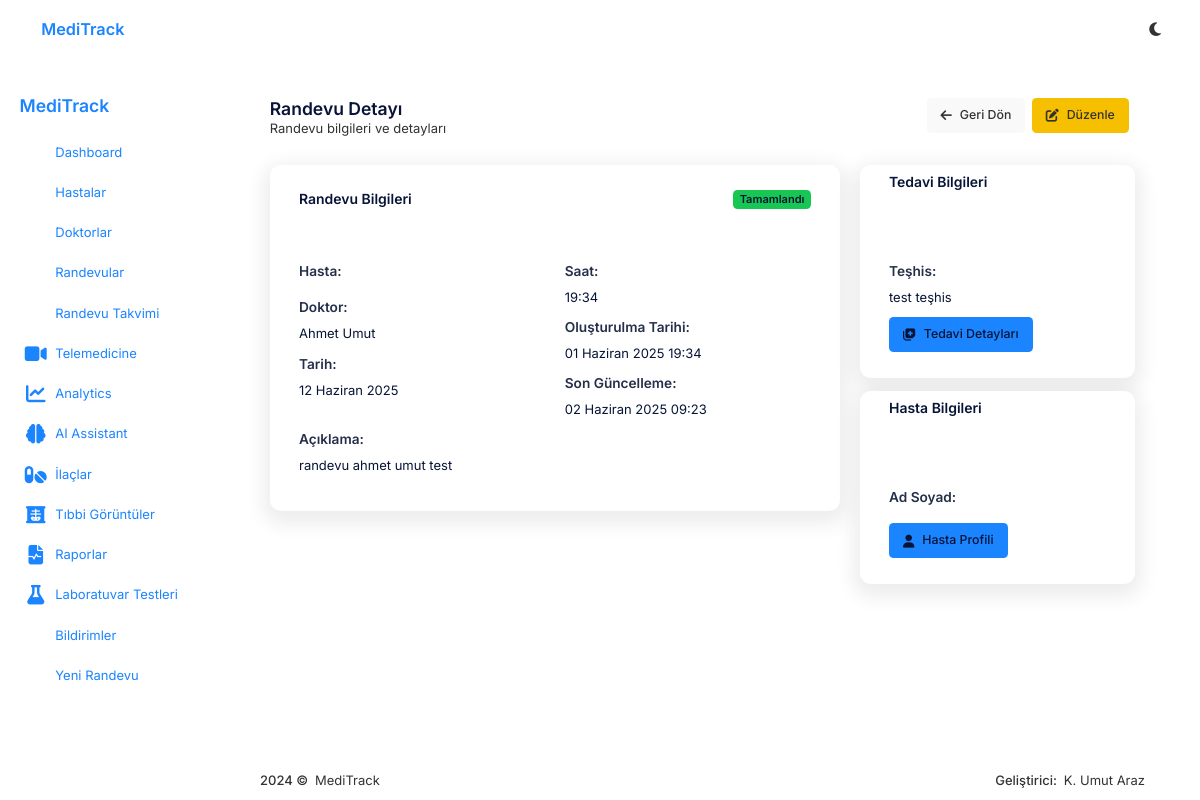
/core/appointments/53/ (signed in), run on the app's committed database.
### appointments/models.py (models this page shows, shortened)
class Appointment(models.Model):
    STATUS_CHOICES = [
        ('planned', _('Planlandı')),
        ('completed', _('Tamamlandı')),
        ('cancelled', _('İptal Edildi')),
    ]
    patient = models.ForeignKey(
        settings.AUTH_USER_MODEL,
        on_delete=models.CASCADE,
        related_name='patient_appointments',
        verbose_name=_('Hasta'),
        limit_choices_to={'user_type': 'patient'}
    )
    doctor = models.ForeignKey(
        settings.AUTH_USER_MODEL,
        on_delete=models.CASCADE,
        related_name='doctor_appointments',
        verbose_name=_('Doktor'),
        limit_choices_to={'user_type': 'doctor'}
    )
    date = models.DateField(
        verbose_name=_('Tarih')
    )
    time = models.TimeField(
        verbose_name=_('Saat')
    )
    description = models.TextField(
        blank=True,
        null=True,
        verbose_name=_('Açıklama')
    )
    status = models.CharField(
        max_length=20,
        choices=STATUS_CHOICES,
        default='planned',
        verbose_name=_('Durum')
    )
    created_at = models.DateTimeField(
        auto_now_add=True,
        verbose_name=_('Oluşturulma Tarihi')
    )
    updated_at = models.DateTimeField(
        auto_now=True,
        verbose_name=_('Güncellenme Tarihi')
    )
    class Meta:
        verbose_name = _('Randevu')
        verbose_name_plural = _('Randevular')
        ordering = ['-date', '-time']

### users/models.py (models this page shows, shortened)
class User(AbstractUser):
    USER_TYPE_CHOICES = [
        ('patient', _('Hasta')),
        ('doctor', _('Doktor')),
        ('receptionist', _('Resepsiyonist')),
        ('admin', _('Admin')),
    ]
    user_type = models.CharField(
        max_length=20,
        choices=USER_TYPE_CHOICES,
        default='patient',
        verbose_name=_('Kullanıcı Tipi')
    )
    specialization = models.CharField(
        max_length=100,
        blank=True,
        null=True,
        verbose_name=_('Uzmanlık Alanı')
    )
    date_of_birth = models.DateField(
        blank=True,
        null=True,
        verbose_name=_('Doğum Tarihi')
    )
    phone_number = models.CharField(
        max_length=20,
        blank=True,
        null=True,
        verbose_name=_('Telefon Numarası')
    )
    address = models.TextField(
        blank=True,
        null=True,
        verbose_name=_('Adres')
    )
    blood_type = models.CharField(
        max_length=10,
        blank=True,
        null=True,
        verbose_name=_('Kan Grubu')
    )
    def is_patient(self):
        return self.user_type == 'patient'
    def is_doctor(self):
        return self.user_type == 'doctor'
    def is_receptionist(self):
        return self.user_type == 'receptionist'
    def is_admin_user(self):
        return self.user_type == 'admin'
    class Meta:
        verbose_name = _('Kullanıcı')
        verbose_name_plural = _('Kullanıcılar')

### treatments/models.py (models this page shows, shortened)
class Treatment(models.Model):
    appointment = models.OneToOneField(
        Appointment,
        on_delete=models.CASCADE,
        related_name='treatment',
        verbose_name=_('Randevu')
    )
    diagnosis = models.TextField(
        verbose_name=_('Teşhis')
    )
    notes = models.TextField(
        blank=True,
        null=True,
        verbose_name=_('Notlar')
    )
    created_at = models.DateTimeField(
        auto_now_add=True,
        verbose_name=_('Oluşturulma Tarihi')
    )
    updated_at = models.DateTimeField(
        auto_now=True,
        verbose_name=_('Güncellenme Tarihi')
    )
    class Meta:
        verbose_name = _('Tedavi')
        verbose_name_plural = _('Tedaviler')
        ordering = ['-created_at']

### core/views.py (the view)
# urls.py: path('appointments/<int:pk>/', views.AppointmentDetailView.as_view(), name='appointment-detail'),
class AppointmentDetailView(LoginRequiredMixin, UserPassesTestMixin, DetailView):
    model = Appointment
    template_name = 'core/appointment_detail.html'
    context_object_name = 'appointment'
    def test_func(self):
        appointment = self.get_object()
        user = self.request.user
        if user.is_patient():
            return appointment.patient == user
        elif user.is_doctor():
            return appointment.doctor == user
        return user.is_receptionist() or user.is_admin_user()

### core/context_processors.py (called while the page is built)
def notifications_processor(request):
    context = {}
    if request.user.is_authenticated:
        unread_notifications_count = CommunicationNotification.objects.filter(
            user=request.user,
            is_read=False
        ).count()
        recent_notifications = CommunicationNotification.objects.filter(
            user=request.user
        ).order_by('-created_at')[:5]
        context['unread_notifications_count'] = unread_notifications_count
        context['recent_notifications'] = recent_notifications
    return context

def theme_processor(request):
    context = {}
    if request.user.is_authenticated:
        theme_preference, created = UserThemePreference.objects.get_or_create(user=request.user)
        context['dark_mode'] = theme_preference.dark_mode
    return context

### Templates/core/appointment_detail.html (shortened to what this page needs)
{% extends 'core/base.html' %}
{% load static %}
{% block content %}
<div class="container py-4">
    <div class="row mb-4">
        <div class="col">
            <h1 class="h3 mb-0">Randevu Detayı</h1>
            <p class="text-muted">Randevu bilgileri ve detayları</p>
        </div>
        <div class="col-auto">
            <div class="d-flex">
                <a href="{% url 'core:appointment-list' %}" class="btn btn-sm btn-light me-2">
                    <i class="fas fa-arrow-left"></i> Geri Dön
                </a>
                {% if user.is_receptionist or user.is_admin_user or user.is_doctor and user == appointment.doctor %}
                <a href="{% url 'appointment-update' appointment.id %}" class="btn btn-sm btn-warning me-2">
                    <i class="fas fa-edit"></i> Düzenle
                </a>
                {% endif %}
            </div>
        </div>
    </div>
    <div class="row">
        <div class="col-md-8">
            <div class="card shadow mb-4">
                <div class="card-header py-3 d-flex flex-row align-items-center justify-content-between">
                    <h6 class="m-0 font-weight-bold text-primary">Randevu Bilgileri</h6>
                    <span class="badge bg-{{ appointment.status|yesno:'success,danger,primary' }}">
                        {{ appointment.get_status_display }}
                    </span>
                </div>
                <div class="card-body">
                    <div class="row">
                        <div class="col-md-6">
                            <div class="mb-3">
                                <label class="form-label fw-bold">Hasta:</label>
                            </div>
                            <div class="mb-3">
                                <label class="form-label fw-bold">Doktor:</label>
                                <div>{{ appointment.doctor.get_full_name }}</div>
                            </div>
                            <div class="mb-3">
                                <label class="form-label fw-bold">Tarih:</label>
                                <div>{{ appointment.date }}</div>
                            </div>
                        </div>
                        <div class="col-md-6">
                            <div class="mb-3">
                                <label class="form-label fw-bold">Saat:</label>
                                <div>{{ appointment.time }}</div>
                            </div>
                            <div class="mb-3">
                                <label class="form-label fw-bold">Oluşturulma Tarihi:</label>
                                <div>{{ appointment.created_at }}</div>
                            </div>
                            <div class="mb-3">
                                <label class="form-label fw-bold">Son Güncelleme:</label>
                                <div>{{ appointment.updated_at }}</div>
                            </div>
                        </div>
                    </div>
                    <div class="mb-3">
                        <label class="form-label fw-bold">Açıklama:</label>
                        <div>
                            {% if appointment.description %}
                                {{ appointment.description }}
                            {% else %}
                                <em>Açıklama yok</em>
                            {% endif %}
                        </div>
                    </div>
                </div>
            </div>
        </div>
        <div class="col-md-4">
            {% if appointment.treatment %}
            <div class="card shadow mb-4">
                <div class="card-header py-3">
                    <h6 class="m-0 font-weight-bold text-primary">Tedavi Bilgileri</h6>
                </div>
                <div class="card-body">
                    <div class="mb-3">
                        <label class="form-label fw-bold">Teşhis:</label>
                        <div>{{ appointment.treatment.diagnosis }}</div>
                    </div>
                    <a href="{% url 'treatment-detail' appointment.treatment.id %}" class="btn btn-sm btn-primary">
                        <i class="fas fa-notes-medical"></i> Tedavi Detayları
                    </a>
                </div>
            </div>
            {% endif %}
            <div class="card shadow mb-4">
                <div class="card-header py-3">
                    <h6 class="m-0 font-weight-bold text-primary">Hasta Bilgileri</h6>
                </div>
                <div class="card-body">
                    <div class="mb-3">
                        <label class="form-label fw-bold">Ad Soyad:</label>
                    </div>
                    <a href="{% url 'patient-detail' appointment.patient.id %}" class="btn btn-sm btn-primary">
                        <i class="fas fa-user"></i> Hasta Profili
                    </a>
                </div>
            </div>
        </div>
    </div>
</div>
{% endblock %}

### static/assets/css/theme.css (style rules this page uses)
:root { --bg-color: #f5f8fa; --text-color: #333; --card-bg: #fff; --border-color: #e0e0e0; --primary-color: #1976d2; --secondary-color: #42a5f5; --accent-color: #2196f3; --success-color: #4caf50; --warning-color: #ff9800; --danger-color: #f44336; --shadow: 0 2px 5px rgba(0, 0, 0, 0.1); --hover-bg: #f0f0f0; --input-bg: #fff; --input-border: #ccc; }
body { background-color: var(--bg-color); color: var(--text-color); transition: background-color 0.3s ease, color 0.3s ease; }
.card, .modal-content { background-color: var(--card-bg); border-color: var(--border-color); box-shadow: var(--shadow); }
.btn-primary { background-color: var(--primary-color); border-color: var(--primary-color); }

### data on the page
Appointment: status "Tamamlandı", doctor.get_full_name "Ahmet Umut", date "12 Haziran 2025", time "19:34", created_at "01 Haziran 2025 19:34", updated_at "02 Haziran 2025 09:23", description "randevu ahmet umut test", treatment.diagnosis "test teşhis"
